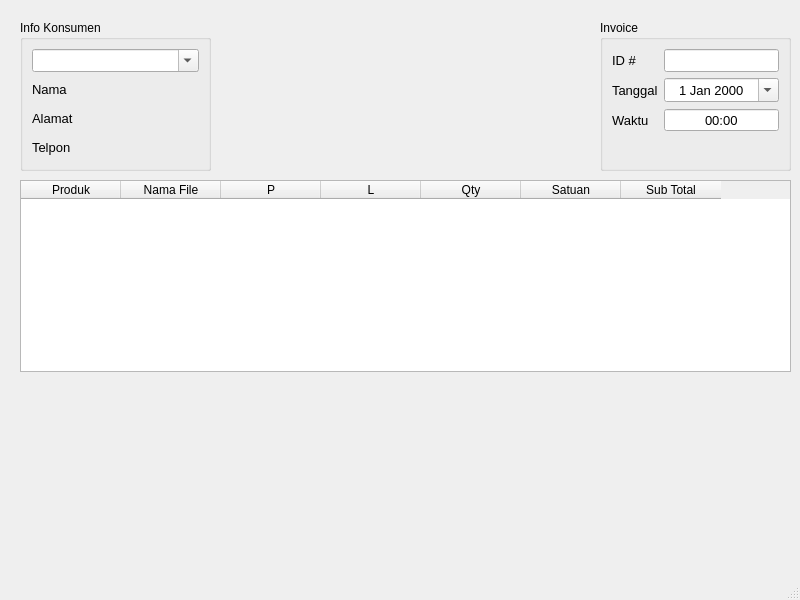
<?xml version="1.0" encoding="UTF-8"?>
<ui version="4.0">
 <class>AdminWindow</class>
 <widget class="QMainWindow" name="AdminWindow">
  <property name="geometry">
   <rect>
    <x>0</x>
    <y>0</y>
    <width>800</width>
    <height>600</height>
   </rect>
  </property>
  <property name="windowTitle">
   <string>MainWindow</string>
  </property>
  <property name="locale">
   <locale language="Indonesian" country="Indonesia"/>
  </property>
  <widget class="QWidget" name="centralwidget">
   <widget class="QTableWidget" name="tableWidget">
    <property name="geometry">
     <rect>
      <x>20</x>
      <y>180</y>
      <width>771</width>
      <height>192</height>
     </rect>
    </property>
    <column>
     <property name="text">
      <string>Produk</string>
     </property>
    </column>
    <column>
     <property name="text">
      <string>Nama File</string>
     </property>
    </column>
    <column>
     <property name="text">
      <string>P</string>
     </property>
    </column>
    <column>
     <property name="text">
      <string>L</string>
     </property>
    </column>
    <column>
     <property name="text">
      <string>Qty</string>
     </property>
    </column>
    <column>
     <property name="text">
      <string>Satuan</string>
     </property>
    </column>
    <column>
     <property name="text">
      <string>Sub Total</string>
     </property>
    </column>
   </widget>
   <widget class="QWidget" name="widget" native="true">
    <property name="geometry">
     <rect>
      <x>20</x>
      <y>20</y>
      <width>771</width>
      <height>151</height>
     </rect>
    </property>
    <layout class="QHBoxLayout" name="horizontalLayout" stretch="1,2,1">
     <item>
      <widget class="QGroupBox" name="groupBox">
       <property name="title">
        <string>Info Konsumen</string>
       </property>
       <layout class="QVBoxLayout" name="verticalLayout">
        <item>
         <widget class="QComboBox" name="comboBox">
          <property name="font">
           <font>
            <pointsize>10</pointsize>
           </font>
          </property>
          <property name="editable">
           <bool>true</bool>
          </property>
         </widget>
        </item>
        <item>
         <widget class="QLabel" name="label">
          <property name="font">
           <font>
            <pointsize>10</pointsize>
           </font>
          </property>
          <property name="text">
           <string>Nama</string>
          </property>
         </widget>
        </item>
        <item>
         <widget class="QLabel" name="label_2">
          <property name="font">
           <font>
            <pointsize>10</pointsize>
           </font>
          </property>
          <property name="text">
           <string>Alamat</string>
          </property>
         </widget>
        </item>
        <item>
         <widget class="QLabel" name="label_3">
          <property name="font">
           <font>
            <pointsize>10</pointsize>
           </font>
          </property>
          <property name="text">
           <string>Telpon</string>
          </property>
         </widget>
        </item>
       </layout>
      </widget>
     </item>
     <item>
      <spacer name="horizontalSpacer">
       <property name="orientation">
        <enum>Qt::Horizontal</enum>
       </property>
       <property name="sizeHint" stdset="0">
        <size>
         <width>40</width>
         <height>20</height>
        </size>
       </property>
      </spacer>
     </item>
     <item>
      <widget class="QGroupBox" name="groupBox_2">
       <property name="title">
        <string>Invoice</string>
       </property>
       <layout class="QFormLayout" name="formLayout">
        <item row="0" column="0">
         <widget class="QLabel" name="label_4">
          <property name="font">
           <font>
            <pointsize>10</pointsize>
           </font>
          </property>
          <property name="text">
           <string>ID #</string>
          </property>
         </widget>
        </item>
        <item row="0" column="1">
         <widget class="QLineEdit" name="lineEdit">
          <property name="font">
           <font>
            <pointsize>10</pointsize>
           </font>
          </property>
         </widget>
        </item>
        <item row="1" column="0">
         <widget class="QLabel" name="label_5">
          <property name="font">
           <font>
            <pointsize>10</pointsize>
           </font>
          </property>
          <property name="text">
           <string>Tanggal</string>
          </property>
          <property name="alignment">
           <set>Qt::AlignLeading|Qt::AlignLeft|Qt::AlignVCenter</set>
          </property>
         </widget>
        </item>
        <item row="1" column="1">
         <widget class="QDateEdit" name="dateEdit">
          <property name="font">
           <font>
            <pointsize>10</pointsize>
           </font>
          </property>
          <property name="alignment">
           <set>Qt::AlignCenter</set>
          </property>
          <property name="buttonSymbols">
           <enum>QAbstractSpinBox::NoButtons</enum>
          </property>
          <property name="calendarPopup">
           <bool>true</bool>
          </property>
         </widget>
        </item>
        <item row="2" column="0">
         <widget class="QLabel" name="label_6">
          <property name="font">
           <font>
            <pointsize>10</pointsize>
           </font>
          </property>
          <property name="text">
           <string>Waktu</string>
          </property>
          <property name="alignment">
           <set>Qt::AlignLeading|Qt::AlignLeft|Qt::AlignVCenter</set>
          </property>
         </widget>
        </item>
        <item row="2" column="1">
         <widget class="QTimeEdit" name="timeEdit">
          <property name="font">
           <font>
            <pointsize>10</pointsize>
           </font>
          </property>
          <property name="alignment">
           <set>Qt::AlignCenter</set>
          </property>
          <property name="buttonSymbols">
           <enum>QAbstractSpinBox::NoButtons</enum>
          </property>
          <property name="displayFormat">
           <string>HH:mm</string>
          </property>
         </widget>
        </item>
       </layout>
      </widget>
     </item>
    </layout>
   </widget>
  </widget>
  <widget class="QMenuBar" name="menubar">
   <property name="geometry">
    <rect>
     <x>0</x>
     <y>0</y>
     <width>800</width>
     <height>21</height>
    </rect>
   </property>
  </widget>
  <widget class="QStatusBar" name="statusbar"/>
 </widget>
 <resources/>
 <connections/>
</ui>
